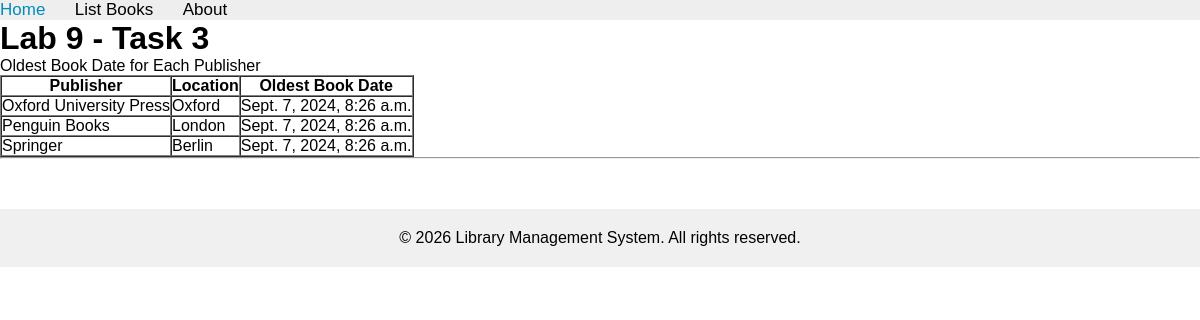
The app's page /books/lab9/task3 with its own data.
### apps/bookmodule/models.py (models this page shows, shortened)
class Publisher(models.Model):
    name = models.CharField(max_length=200)
    location = models.CharField(max_length=300)

### apps/bookmodule/views.py (the view)
# urls.py: path('lab9/task3', views.lab9_task3, name="books.lab9_task3"),
def lab9_task3(request):
    publishers = Publisher.objects.annotate(oldest_book_date=Min('books__pubdate')).order_by('name')
    context = {'publishers': publishers}
    return render(request, 'bookmodule/lab9_task3.html', context)

### apps/templates/bookmodule/lab9_task3.html (shortened to what this page needs)
{% extends "layouts/base.html" %}
{% block content %}
<h1>Lab 9 - Task 3</h1>
<p>Oldest Book Date for Each Publisher</p>
{% if publishers %}
    <table border="1" cellpadding="8" cellspacing="0">
        <tr>
            <th>Publisher</th>
            <th>Location</th>
            <th>Oldest Book Date</th>
        </tr>
        {% for pub in publishers %}
            <tr>
                <td>{{ pub.name }}</td>
                <td>{{ pub.location }}</td>
                <td>{{ pub.oldest_book_date|default:"N/A" }}</td>
            </tr>
        {% endfor %}
    </table>
{% else %}
    <p>No publishers found.</p>
{% endif %}
{% endblock content %}

### apps/static/main.css (style rules this page uses)
* { margin: 0; padding: 0; box-sizing: border-box; }
body { font-family: Arial, sans-serif; }

### records on screen
Publisher: name "Oxford University Press", location "Oxford", oldest_book_date "Sept. 7, 2024, 8:26 a.m."
Publisher: name "Penguin Books", location "London", oldest_book_date "Sept. 7, 2024, 8:26 a.m."
Publisher: name "Springer", location "Berlin", oldest_book_date "Sept. 7, 2024, 8:26 a.m."
